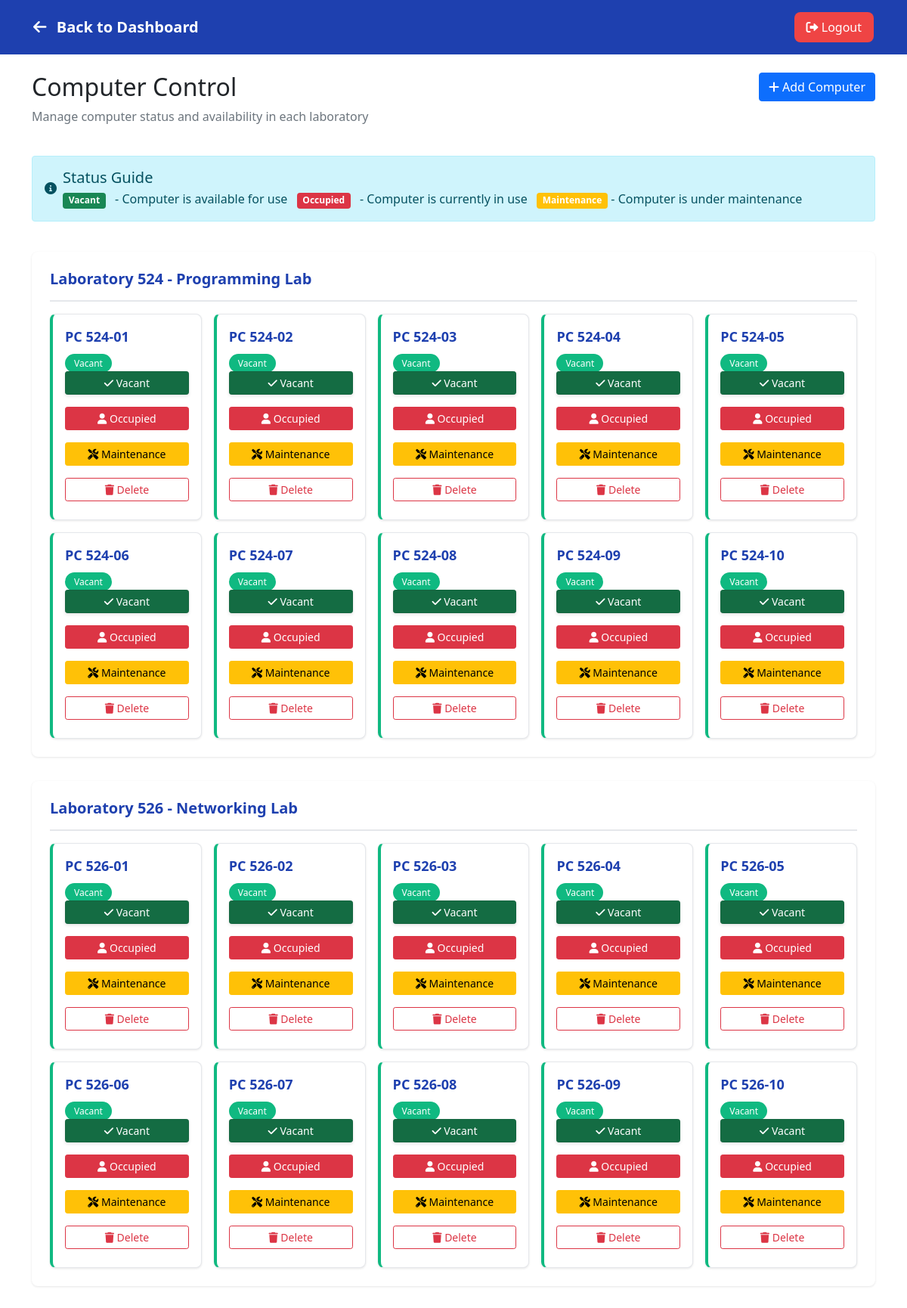
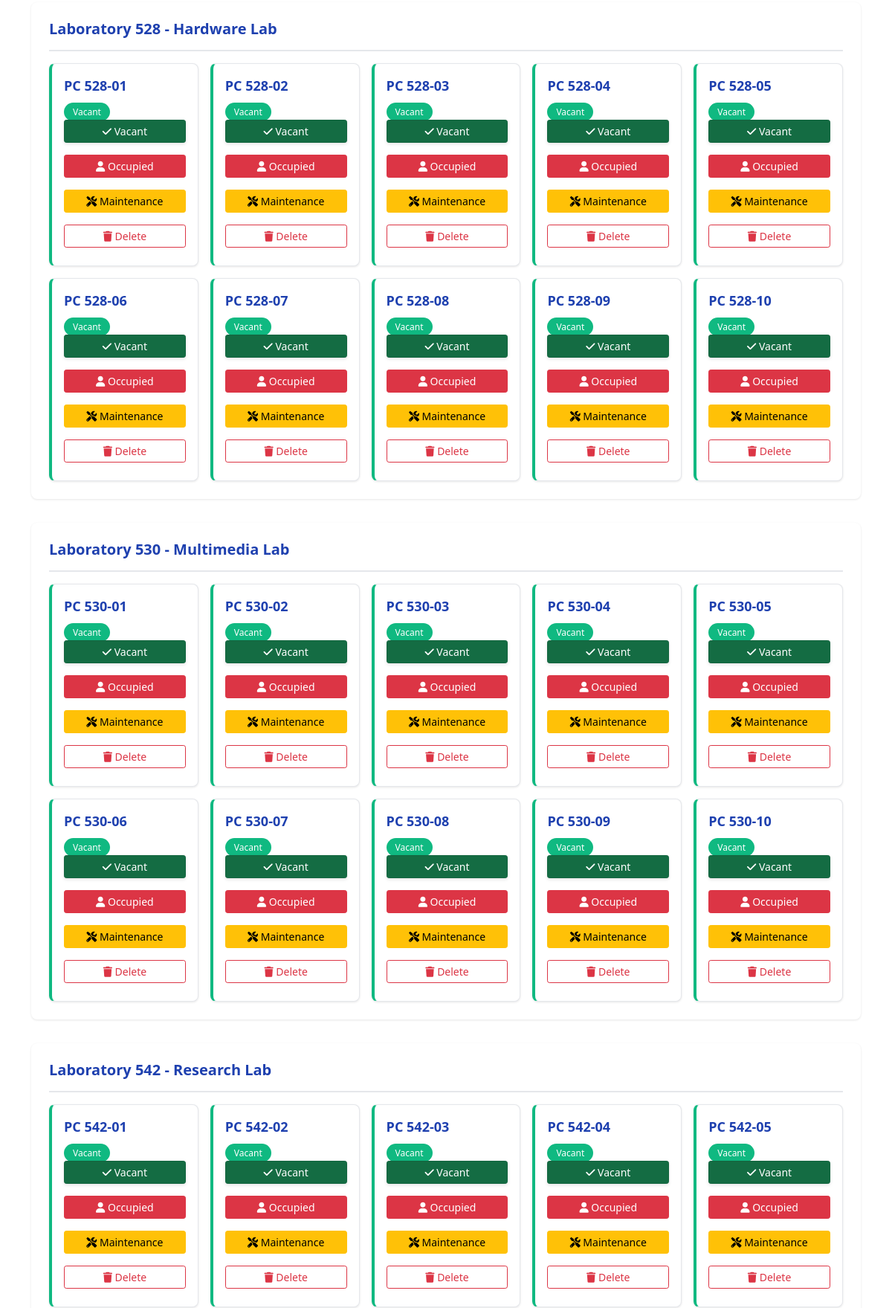
The page /admin/computers (signed in, upper part) on the database its author committed (2 pictures, top to bottom).
### models.py (models this page shows, shortened)
class Computer(db.Model):
    __tablename__ = 'computers'
    id = db.Column(db.Integer, primary_key=True)
    computer_number = db.Column(db.String(20), unique=True, nullable=False)
    status = db.Column(db.String(20), default='vacant')  # vacant, occupied, maintenance
    laboratory_unit = db.Column(db.String(100), nullable=False)
    last_updated = db.Column(db.DateTime, default=datetime.utcnow, onupdate=datetime.utcnow)

### app.py (the view, shortened to what this page needs)
@app.route('/admin/computers')
@login_required
@admin_required
def admin_computers():
    laboratories = [
        'Laboratory 524 - Programming Lab',
        'Laboratory 526 - Networking Lab',
        'Laboratory 528 - Hardware Lab',
        'Laboratory 530 - Multimedia Lab',
        'Laboratory 542 - Research Lab',
        'Laboratory 544 - Project Lab',
        'Laboratory 517 - Special Lab'
    ]
    computers = Computer.query.order_by(Computer.laboratory_unit, Computer.computer_number).all()
    return render_template('admin_computers.html',
                         computers=computers,
                         laboratories=laboratories)

### app.py (called while the page is built)
def login_required(f):
    @wraps(f)
    def decorated_function(*args, **kwargs):
        if 'user_id' not in session:
            flash('Please log in to access this page.', 'error')
            return redirect(url_for('index'))
        return f(*args, **kwargs)
    return decorated_function

def admin_required(f):
    @wraps(f)
    def decorated_function(*args, **kwargs):
        if 'user_id' not in session:
            flash('Please log in to access this page.', 'error')
            return redirect(url_for('index'))
        user = User.query.filter_by(id_number=session['user_id']).first()
        if not user or not user.is_admin:
            flash('Unauthorized access. Admin privileges required.', 'error')
            return redirect(url_for('home'))
        return f(*args, **kwargs)
    return decorated_function

### templates/admin_computers.html (shortened to what this page needs)
<!DOCTYPE html>
<html lang="en">
<head>
    <link href="https://cdn.jsdelivr.net/npm/bootstrap@5.1.3/dist/css/bootstrap.min.css" rel="stylesheet">
    <link href="https://cdnjs.cloudflare.com/ajax/libs/font-awesome/6.0.0/css/all.min.css" rel="stylesheet">
</head>
<body>
    <nav class="navbar">
        <div class="container-fluid">
            <a href="{{ url_for('admin_dashboard') }}" class="nav-brand">
                <i class="fas fa-arrow-left"></i>
                Back to Dashboard
            </a>
            <a href="{{ url_for('logout') }}" class="logout-btn">
                <i class="fas fa-sign-out-alt"></i>
                Logout
            </a>
        </div>
    </nav>
    <div class="container mt-4">
        <div class="row mb-4">
            <div class="col-md-6">
                <h2>Computer Control</h2>
                <p class="text-muted">Manage computer status and availability in each laboratory</p>
            </div>
            <div class="col-md-6 text-end">
                <button type="button" class="btn btn-primary" data-bs-toggle="modal" data-bs-target="#addComputerModal">
                    <i class="fas fa-plus"></i>
                    Add Computer
                </button>
            </div>
        </div>
        <div class="row mb-4">
            <div class="col-12">
                <div class="alert alert-info">
                    <div class="d-flex align-items-center">
                        <i class="fas fa-info-circle me-2"></i>
                        <div>
                            <h5 class="alert-heading mb-1">Status Guide</h5>
                            <p class="mb-0">
                                <span class="badge bg-success me-2">Vacant</span> - Computer is available for use
                                <span class="badge bg-danger mx-2">Occupied</span> - Computer is currently in use
                                <span class="badge bg-warning ms-2">Maintenance</span> - Computer is under maintenance
                            </p>
                        </div>
                    </div>
                </div>
            </div>
        </div>
        {% for laboratory in laboratories %}
        <div class="laboratory-section">
            <div class="laboratory-header">
                <h3 class="laboratory-title">{{ laboratory }}</h3>
            </div>
            <div class="computer-grid">
                {% for computer in computers if computer.laboratory_unit == laboratory %}
                <div class="computer-card {{ computer.status }}">
                    <div class="computer-number">PC {{ computer.computer_number }}</div>
                    <span class="status-badge {{ computer.status }}">{{ computer.status|title }}</span>
                    <div class="d-grid gap-2">
                        <button type="button"
                                class="btn btn-sm btn-success status-btn {{ 'active' if computer.status == 'vacant' }}"
                                onclick="updateStatus('{{ computer.id }}', 'vacant')"
                                title="Set as Vacant">
                            <i class="fas fa-check"></i> Vacant
                        </button>
                        <button type="button"
                                class="btn btn-sm btn-danger status-btn {{ 'active' if computer.status == 'occupied' }}"
                                onclick="updateStatus('{{ computer.id }}', 'occupied')"
                                title="Set as Occupied">
                            <i class="fas fa-user"></i> Occupied
                        </button>
                        <button type="button"
                                class="btn btn-sm btn-warning status-btn {{ 'active' if computer.status == 'maintenance' }}"
                                onclick="updateStatus('{{ computer.id }}', 'maintenance')"
                                title="Set as Maintenance">
                            <i class="fas fa-tools"></i> Maintenance
                        </button>
                        <button type="button"
                                class="btn btn-sm btn-outline-danger status-btn"
                                onclick="deleteComputer('{{ computer.id }}')"
                                title="Delete Computer">
                            <i class="fas fa-trash"></i> Delete
                        </button>
                    </div>
                </div>
                {% endfor %}
            </div>
        </div>
        {% endfor %}
    </div>
</body>
</html>

### templates/admin_computers.html (style rules this page uses)
.navbar { background: #1e40af; padding: 1rem 2rem; }
.nav-brand { color: white; text-decoration: none; font-size: 1.25rem; font-weight: 600; }
.nav-brand i { margin-right: 0.5rem; }
.logout-btn { color: white; text-decoration: none; padding: 0.5rem 1rem; border-radius: 0.5rem; background: #ef4444; }
.laboratory-section { margin-bottom: 2rem; background: white; border-radius: 0.5rem; box-shadow: 0 1px 3px rgba(0, 0, 0, 0.1); padding: 1.5rem; }
.laboratory-header { display: flex; justify-content: space-between; align-items: center; margin-bottom: 1rem; padding-bottom: 0.5rem; border-bottom: 2px solid #e5e7eb; }
.laboratory-title { font-size: 1.25rem; font-weight: 600; color: #1e40af; }
.computer-grid { display: grid; grid-template-columns: repeat(auto-fill, minmax(200px, 1fr)); gap: 1rem; margin-top: 1rem; }
.computer-card { border: 1px solid #e5e7eb; border-radius: 0.5rem; padding: 1rem; background: white; box-shadow: 0 1px 3px rgba(0, 0, 0, 0.1); transition: all 0.3s ease; }
.computer-card.vacant { border-left: 4px solid #10b981; }
.computer-number { font-size: 1.125rem; font-weight: 600; color: #1e40af; margin-bottom: 0.5rem; }
.status-badge { padding: 0.25rem 0.75rem; border-radius: 9999px; font-size: 0.75rem; font-weight: 500; margin-bottom: 1rem; }
.status-badge.vacant { background: #10b981; color: white; }
.status-btn { width: 100%; margin-bottom: 0.5rem; transition: all 0.3s ease; }
.status-btn.active { box-shadow: 0 2px 4px rgba(0, 0, 0, 0.1); }

### rows shown on the page
Computer: computer_number "524-01", status "Vacant"
Computer: computer_number "524-02", status "Vacant"
Computer: computer_number "524-03", status "Vacant"
Computer: computer_number "524-04", status "Vacant"
Computer: computer_number "524-05", status "Vacant"
Computer: computer_number "524-06", status "Vacant"
Computer: computer_number "524-07", status "Vacant"
Computer: computer_number "524-08", status "Vacant"
Computer: computer_number "524-09", status "Vacant"
Computer: computer_number "524-10", status "Vacant"
Computer: computer_number "526-01", status "Vacant"
Computer: computer_number "526-02", status "Vacant"
Computer: computer_number "526-03", status "Vacant"
Computer: computer_number "526-04", status "Vacant"
Computer: computer_number "526-05", status "Vacant"
Computer: computer_number "526-06", status "Vacant"
Computer: computer_number "526-07", status "Vacant"
Computer: computer_number "526-08", status "Vacant"
Computer: computer_number "526-09", status "Vacant"
Computer: computer_number "526-10", status "Vacant"
Computer: computer_number "528-01", status "Vacant"
Computer: computer_number "528-02", status "Vacant"
Computer: computer_number "528-03", status "Vacant"
Computer: computer_number "528-04", status "Vacant"
Computer: computer_number "528-05", status "Vacant"
Computer: computer_number "528-06", status "Vacant"
Computer: computer_number "528-07", status "Vacant"
Computer: computer_number "528-08", status "Vacant"
Computer: computer_number "528-09", status "Vacant"
Computer: computer_number "528-10", status "Vacant"
Computer: computer_number "530-01", status "Vacant"
Computer: computer_number "530-02", status "Vacant"
Computer: computer_number "530-03", status "Vacant"
Computer: computer_number "530-04", status "Vacant"
Computer: computer_number "530-05", status "Vacant"
Computer: computer_number "530-06", status "Vacant"
Computer: computer_number "530-07", status "Vacant"
Computer: computer_number "530-08", status "Vacant"
Computer: computer_number "530-09", status "Vacant"
Computer: computer_number "530-10", status "Vacant"
Computer: computer_number "542-01", status "Vacant"
Computer: computer_number "542-02", status "Vacant"
Computer: computer_number "542-03", status "Vacant"
Computer: computer_number "542-04", status "Vacant"
Computer: computer_number "542-05", status "Vacant"

### other values the page prints
{{ laboratory }} "Laboratory 524 - Programming Lab" "Laboratory 526 - Networking Lab" "Laboratory 528 - Hardware Lab" "Laboratory 530 - Multimedia Lab" "Laboratory 542 - Research Lab"
